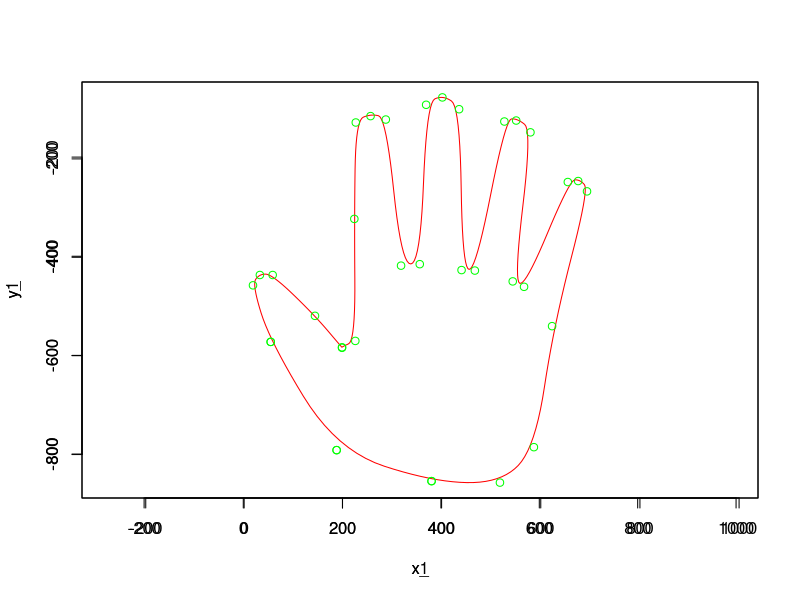

Write R code to recreate this figure.
#Randy Darrell  Gustavo Mendez Adrian  
f_ <-function(x0,d0,d1,delta){
  f<-function(t){
    r<-x0
    k<-t
    r<-r+k*d0
    k<-k*t
    r<-r+k*(3*delta-2*d0-d1)
    k<-k*t
    r<-r+k*(d0+d1-2*delta)
  }
  return(f)
}

S_ <-function(x,k){
  s<-c()
  i=0
  L=length(x)
  while(i<L+1){
    x0_=(x[i%%L]+x[(i+1)%%L])/2
    d0_=k*(x[(i+1)%%L]-x[i%%L])
    d1_=k*(x[(i+2)%%L]-x[(i+1)%%L])
    del_=(x[(i+2)%%L]-x[i%%L])/2
    f=f_(x0_,d0_,d1_,del_)
    j=0
    while(j<1){
      r=f(j)
      s=append(s,r)
      j=j+0.1
    }
    i=i+1
  }
  
  return(s)
}

plotS <-function(x,y,k,x1,y1){
  
  x_<-S_(x,k)
  y_<-S_(y,k)
  z<-rep(1,32)
  plot( x_, y_, type="l", col="red",asp=1 )
  par(new=TRUE)
  plot( x1, y1, type="p", col="green",asp=1 )
  }

#interpolacion
##Puntos 

x=c(381,188,54,18,32,58,144,199,199,226,224,227,257,288,319,357,370,403,437,442,469,529,553,582,546,569,658,679,697,626,589,520,381,188,54)                                                                                                       
y=c(855,792,572,457,436,436,519,584,583,570,322,126,113,120,417,414,90,75,99,426,427,124,122,146,449,460,247,245,266,540,786,858,855,792,572)     
y=y*-1

plotS(x,y,1,x,y)